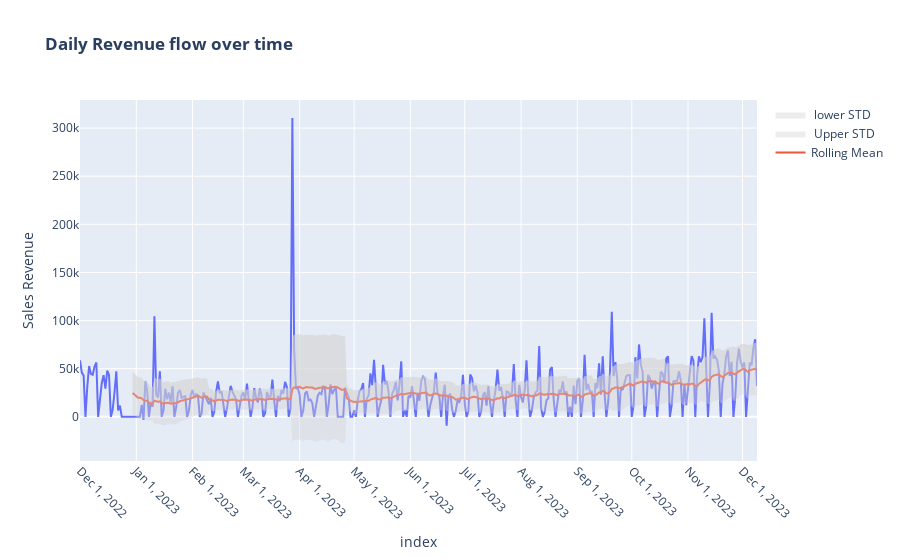

Notebook cell for this chart:
### Code cell
# Let's plot the sales_revenue vs time
unique_months= daily_profit_online_sales.index.to_period('M').unique()
fig = px.line(daily_profit_online_sales,x=daily_profit_online_sales.index,y='Sales_Revenue', 
              title = '<b>Daily Revenue flow over time</b>'
)
fig.update_layout(yaxis_title = 'Sales Revenue')
fig.update_xaxes(tickmode='array',tickvals= unique_months.to_timestamp(), tickangle=45)
# I want to see the rolling mean for all the data from the last year December as well
first_index=daily_profit_online_sales.index[0]
# add rolling mean trend
rolling_mean = daily_profit_online_sales['Sales_Revenue'][first_index:].rolling(window=30).mean()
std_dev=daily_profit_online_sales['Sales_Revenue'][first_index:].rolling(window=30).std()
fig.add_trace(go.Scatter(x=daily_profit_online_sales.index, y=rolling_mean, mode='lines',name='Rolling Mean'))

# Add Shaded regions for standard deviation
fig.add_trace(go.Scatter(x=daily_profit_online_sales.index, y=rolling_mean + std_dev, mode='lines', name=' Upper STD', fill='tonexty', fillcolor='rgba(211,211,211,0.4)', line=dict(color='rgba(0,0,0,0)')))
fig.add_trace(go.Scatter(x=daily_profit_online_sales.index, y=rolling_mean - std_dev, mode='lines', name=' lower STD', fill='tonexty', fillcolor='rgba(211,211,211,0.4)', line=dict(color='rgba(0,0,0,0)')))
fig.show()

### Figure 1 — Plotly figure (JSON) as saved in the notebook; plotly's stock layout.template omitted (floating-point values rounded to 4 significant figures; data arrays with more than 128 entries replaced by an {"elided": "..."} marker saying what was removed)
{"data": [{"hovertemplate": "index=%{x}<br>Sales_Revenue=%{y}<extra></extra>", "legendgroup": "", "line": {"color": "#636efa", "dash": "solid"}, "marker": {"symbol": "circle"}, "mode": "lines", "name": "", "orientation": "v", "showlegend": false, "type": "scatter", "x": {"elided": "374 str values"}, "xaxis": "x", "y": {"elided": "374 float values"}, "yaxis": "y"}, {"mode": "lines", "name": "Rolling Mean", "type": "scatter", "x": {"elided": "374 str values"}, "y": {"elided": "374 float values"}}, {"fill": "tonexty", "fillcolor": "rgba(211,211,211,0.4)", "line": {"color": "rgba(0,0,0,0)"}, "mode": "lines", "name": " Upper STD", "type": "scatter", "x": {"elided": "374 str values"}, "y": {"elided": "374 float values"}}, {"fill": "tonexty", "fillcolor": "rgba(211,211,211,0.4)", "line": {"color": "rgba(0,0,0,0)"}, "mode": "lines", "name": " lower STD", "type": "scatter", "x": {"elided": "374 str values"}, "y": {"elided": "374 float values"}}], "layout": {"legend": {"tracegroupgap": 0}, "title": {"text": "<b>Daily Revenue flow over time</b>"}, "xaxis": {"anchor": "y", "domain": [0, 1], "tickangle": 45, "tickmode": "array", "tickvals": ["2022-12-01T00:00:00", "2023-01-01T00:00:00", "2023-02-01T00:00:00", "2023-03-01T00:00:00", "2023-04-01T00:00:00", "2023-05-01T00:00:00", "2023-06-01T00:00:00", "2023-07-01T00:00:00", "2023-08-01T00:00:00", "2023-09-01T00:00:00", "2023-10-01T00:00:00", "2023-11-01T00:00:00", "2023-12-01T00:00:00"], "title": {"text": "index"}}, "yaxis": {"anchor": "x", "domain": [0, 1], "title": {"text": "Sales Revenue"}}}}
